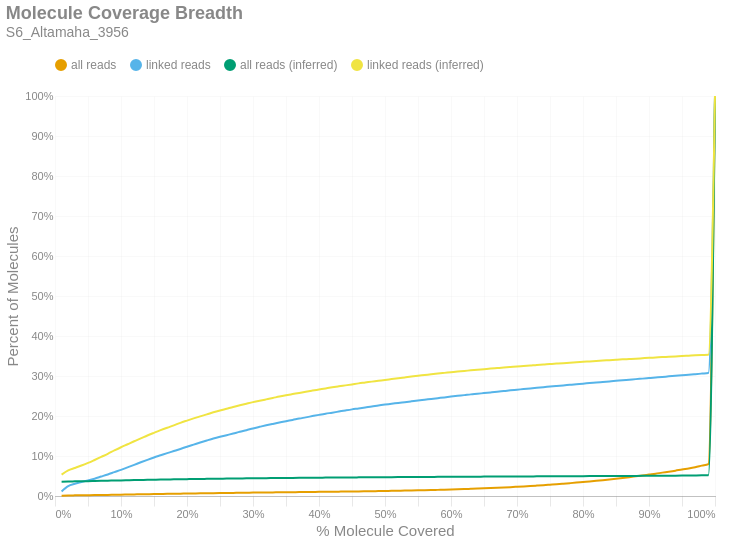

The cell this chart's notebook holds for it:
### Markdown cell above
### Molecule Read Coverage
This chart shows molecule coverage breadth as computed by the number of bases aligned to that molecule. In other words, "*how much of each unique long molecule is actually sequenced/aligned?*" Keep in mind there is a distinction between sequences and alignments, since some sequences belonging to a particular molecule may not align well and wouldn't appear in the alignment data. This chart also shows molecule coverage breadth as computed by the *inferred fragment* from which the aligned sequences originate. Unlike read coverage, this calculation takes into account the total insert size, including unsequenced gaps between the forward and reverse reads. Like the previous figures, these are cumulative percents.

### Code cell
if SKIPLR:
    print_html(f"Skipped")
else:
    binned_df = consolidated_hist(valids['coverage_bp'], mask, 0.01, True)
    binned_df_inf = consolidated_hist(valids['coverage_inserts'], mask, 0.01, True)
    binned_df = binned_df.with_columns(pl.lit(binned_df_inf['all reads (cumsum)']).alias('all reads (inferred)'))
    binned_df = binned_df.with_columns(pl.lit(binned_df_inf['linked reads (cumsum)']).alias('linked reads (inferred)'))
    binned_df = binned_df.with_columns(
        (pl.col('bin').cast(pl.Float64) + 0.01).alias('right_edge')
    )

    with SafeRender(binned_df):
        (
            density_plot(binned_df, 'Molecule Coverage Breadth', samplename, 'molcov', ['all reads (inferred)','linked reads (inferred)'])
            .encode(
                #x=alt.X('bin:Q', title="% Molecule Covered").axis(format = '%').scale(padding=0),
                x=alt.X('right_edge:Q', title="% Molecule Covered").axis(format='%').scale(padding=0),
                y=alt.Y('value:Q', title='Percent of Molecules')
                    .axis(format='%')
                    .stack(False)
                    .scale(domainMin=0, padding=0),
                color=alt.Color("key:N").scale(domain = ["all reads", "linked reads", "all reads (inferred)", "linked reads (inferred)"]),
                tooltip = [
                    alt.Tooltip("key:N", title = "Data Type"),
                    alt.Tooltip("range_label:N", title="% Molecule Covered"),
                    alt.Tooltip("value:Q", format = ".2%", title="% Molecules")
                ]
            )
        ).display()

### Figure 1 — Vega-Lite specification as saved in the notebook (floating-point values rounded to 4 significant figures)
{"width": "container", "height": 400, "config": {"title": {"anchor": "start", "dy": -15, "fontSize": 18, "color": "#888888", "subtitleColor": "#888888", "subtitleFontSize": 14}, "arc": {"fill": "#0072B2"}, "axis": {"domainColor": "#888888", "domainWidth": 0.5, "gridWidth": 0.2, "grid": false, "titleFontWeight": 400, "titleFontSize": 15, "labelFontSize": 11, "labelColor": "#888888", "tickColor": "#888888", "tickWidth": 0.2, "titleColor": "#888888"}, "axisBand": {"grid": false}, "axisX": {"grid": true, "tickSize": 10, "domainCap": "round"}, "axisY": {"domain": false, "grid": true, "tickSize": 0, "domainCap": "round"}, "background": "transparent", "header": {"labelFontSize": 15, "labelColor": "#888888", "titleFontSize": 15, "titleFontWeight": 600, "titleColor": "#888888"}, "legend": {"labelFont": "sans-serif", "labelFontSize": 12, "labelColor": "#888888", "symbolSize": 100, "symbolType": "circle", "titleFontSize": 12, "titlePadding": 10, "titleColor": "#888888", "title": null, "orient": "top"}, "range": {"category": ["#E69F00", "#56B4E9", "#009E73", "#F0E442", "#0072B2", "#D55E00", "#CC79A7", "#000000"], "diverging": ["#cfe8f3", "#a2d4ec", "#73bfe2", "#46abdb", "#1696d2", "#12719e"]}, "area": {"fill": "#0072B2", "fillOpacity": 0.7, "line": true, "strokeOpacity": 0.7}, "line": {"color": "#0072B2", "stroke": "#0072B2", "strokeWidth": 2}, "trail": {"color": "#0072B2", "stroke": "#0072B2", "strokeWidth": 0, "size": 1}, "point": {"filled": true, "fillOpacity": 1.0, "size": 95}, "text": {"color": "#888888", "fontSize": 11, "align": "right", "fontWeight": 400, "size": 11}, "bar": {"fill": "#0072B2", "stroke": null}, "view": {"stroke": null, "continuousWidth": 660, "continuousHeight": 400}}, "data": {"name": "data-1449bc55b8c413b99cd1712946cd27b4"}, "mark": {"type": "line", "interpolate": "monotone", "point": {"opacity": 0, "size": 275}}, "encoding": {"color": {"field": "key", "scale": {"domain": ["all reads", "linked reads", "all reads (inferred)", "linked reads (inferred)"]}, "type": "nominal"}, "tooltip": [{"field": "key", "title": "Data Type", "type": "nominal"}, {"field": "range_label", "title": "% Molecule Covered", "type": "nominal"}, {"field": "value", "format": ".2%", "title": "% Molecules", "type": "quantitative"}], "x": {"axis": {"format": "%"}, "field": "right_edge", "scale": {"padding": 0}, "title": "% Molecule Covered", "type": "quantitative"}, "y": {"axis": {"format": "%"}, "field": "value", "scale": {"domainMin": 0, "padding": 0}, "stack": false, "title": "Percent of Molecules", "type": "quantitative"}}, "params": [{"name": "param_c36ac31b6afebe62", "select": {"type": "point", "fields": ["key"]}, "bind": "legend"}], "title": {"text": "Molecule Coverage Breadth", "subtitle": "S6_Altamaha_3956"}, "transform": [{"fold": ["all reads (cumsum)", "linked reads (cumsum)", "all reads (inferred)", "linked reads (inferred)"]}, {"calculate": "replace(datum.key, ' (cumsum)', '')", "as": "key"}, {"filter": {"param": "param_c36ac31b6afebe62"}}], "usermeta": {"embedOptions": {"downloadFileName": "S6_Altamaha_3956.molcov"}}, "$schema": "https://vega.github.io/schema/vega-lite/v6.1.0.json", "datasets": {"data-1449bc55b8c413b99cd1712946cd27b4": [{"bin": "0.0", "interval": "0.0-0.01", "all reads": 0.0006025, "linked reads": 0.01151, "all reads (cumsum)": 0.0006025, "linked reads (cumsum)": 0.01151, "range_label": "0.0-0.01", "all reads (inferred)": 0.0358, "linked reads (inferred)": 0.05348, "right_edge": 0.01}, {"bin": "0.01", "interval": "0.01-0.02", "all reads": 0.0006587, "linked reads": 0.01327, "all reads (cumsum)": 0.001261, "linked reads (cumsum)": 0.02478, "range_label": "0.01-0.02", "all reads (inferred)": 0.0363, "linked reads (inferred)": 0.06416, "right_edge": 0.02}, {"bin": "0.02", "interval": "0.02-0.03", "all reads": 0.0003041, "linked reads": 0.00579, "all reads (cumsum)": 0.001565, "linked reads (cumsum)": 0.03057, "range_label": "0.02-0.03", "all reads (inferred)": 0.03658, "linked reads (inferred)": 0.0701, "right_edge": 0.03}, {"bin": "0.03", "interval": "0.03-0.04", "all reads": 0.0002348, "linked reads": 0.004254, "all reads (cumsum)": 0.0018, "linked reads (cumsum)": 0.03483, "range_label": "0.03-0.04", "all reads (inferred)": 0.03687, "linked reads (inferred)": 0.07612, "right_edge": 0.04}, {"bin": "0.04", "interval": "0.04-0.05", "all reads": 0.0002233, "linked reads": 0.004164, "all reads (cumsum)": 0.002023, "linked reads (cumsum)": 0.03899, "range_label": "0.04-0.05", "all reads (inferred)": 0.03719, "linked reads (inferred)": 0.08263, "right_edge": 0.05}, {"bin": "0.05", "interval": "0.05-0.06", "all reads": 0.0002314, "linked reads": 0.004322, "all reads (cumsum)": 0.002255, "linked reads (cumsum)": 0.04331, "range_label": "0.05-0.06", "all reads (inferred)": 0.03754, "linked reads (inferred)": 0.09007, "right_edge": 0.06}, {"bin": "0.06", "interval": "0.06-0.07", "all reads": 0.0002652, "linked reads": 0.005265, "all reads (cumsum)": 0.00252, "linked reads (cumsum)": 0.04858, "range_label": "0.06-0.07", "all reads (inferred)": 0.03791, "linked reads (inferred)": 0.09778, "right_edge": 0.07}, {"bin": "0.07", "interval": "0.07-0.08", "all reads": 0.0002625, "linked reads": 0.005295, "all reads (cumsum)": 0.002783, "linked reads (cumsum)": 0.05387, "range_label": "0.07-0.08", "all reads (inferred)": 0.03827, "linked reads (inferred)": 0.1055, "right_edge": 0.08}, {"bin": "0.08", "interval": "0.08-0.09", "all reads": 0.0002893, "linked reads": 0.005812, "all reads (cumsum)": 0.003072, "linked reads (cumsum)": 0.05969, "range_label": "0.08-0.09", "all reads (inferred)": 0.03866, "linked reads (inferred)": 0.1138, "right_edge": 0.09}, {"bin": "0.09", "interval": "0.09-0.1", "all reads": 0.0002859, "linked reads": 0.00573, "all reads (cumsum)": 0.003358, "linked reads (cumsum)": 0.06542, "range_label": "0.09-0.1", "all reads (inferred)": 0.03903, "linked reads (inferred)": 0.1218, "right_edge": 0.1}, {"bin": "0.1", "interval": "0.1-0.11", "all reads": 0.0003065, "linked reads": 0.006231, "all reads (cumsum)": 0.003664, "linked reads (cumsum)": 0.07165, "range_label": "0.1-0.11", "all reads (inferred)": 0.03939, "linked reads (inferred)": 0.1293, "right_edge": 0.11}, {"bin": "0.11", "interval": "0.11-0.12", "all reads": 0.0003052, "linked reads": 0.006284, "all reads (cumsum)": 0.003969, "linked reads (cumsum)": 0.07793, "range_label": "0.11-0.12", "all reads (inferred)": 0.03974, "linked reads (inferred)": 0.1369, "right_edge": 0.12}, {"bin": "0.12", "interval": "0.12-0.13", "all reads": 0.0003126, "linked reads": 0.006404, "all reads (cumsum)": 0.004282, "linked reads (cumsum)": 0.08433, "range_label": "0.12-0.13", "all reads (inferred)": 0.04007, "linked reads (inferred)": 0.144, "right_edge": 0.13}, {"bin": "0.13", "interval": "0.13-0.14", "all reads": 0.0002957, "linked reads": 0.006112, "all reads (cumsum)": 0.004578, "linked reads (cumsum)": 0.09045, "range_label": "0.13-0.14", "all reads (inferred)": 0.04041, "linked reads (inferred)": 0.1512, "right_edge": 0.14}, {"bin": "0.14", "interval": "0.14-0.15", "all reads": 0.0002899, "linked reads": 0.005849, "all reads (cumsum)": 0.004868, "linked reads (cumsum)": 0.0963, "range_label": "0.14-0.15", "all reads (inferred)": 0.04072, "linked reads (inferred)": 0.158, "right_edge": 0.15}, {"bin": "0.15", "interval": "0.15-0.16", "all reads": 0.0002635, "linked reads": 0.005415, "all reads (cumsum)": 0.005131, "linked reads (cumsum)": 0.1017, "range_label": "0.15-0.16", "all reads (inferred)": 0.04103, "linked reads (inferred)": 0.1646, "right_edge": 0.16}, {"bin": "0.16", "interval": "0.16-0.17", "all reads": 0.00027, "linked reads": 0.00543, "all reads (cumsum)": 0.005401, "linked reads (cumsum)": 0.1071, "range_label": "0.16-0.17", "all reads (inferred)": 0.04132, "linked reads (inferred)": 0.1708, "right_edge": 0.17}, {"bin": "0.17", "interval": "0.17-0.18", "all reads": 0.0002591, "linked reads": 0.00525, "all reads (cumsum)": 0.00566, "linked reads (cumsum)": 0.1124, "range_label": "0.17-0.18", "all reads (inferred)": 0.0416, "linked reads (inferred)": 0.1767, "right_edge": 0.18}, {"bin": "0.18", "interval": "0.18-0.19", "all reads": 0.0002581, "linked reads": 0.00528, "all reads (cumsum)": 0.005918, "linked reads (cumsum)": 0.1177, "range_label": "0.18-0.19", "all reads (inferred)": 0.04189, "linked reads (inferred)": 0.183, "right_edge": 0.19}, {"bin": "0.19", "interval": "0.19-0.2", "all reads": 0.0002673, "linked reads": 0.00555, "all reads (cumsum)": 0.006186, "linked reads (cumsum)": 0.1232, "range_label": "0.19-0.2", "all reads (inferred)": 0.04215, "linked reads (inferred)": 0.1886, "right_edge": 0.2}, {"bin": "0.2", "interval": "0.2-0.21", "all reads": 0.0002541, "linked reads": 0.00528, "all reads (cumsum)": 0.00644, "linked reads (cumsum)": 0.1285, "range_label": "0.2-0.21", "all reads (inferred)": 0.04241, "linked reads (inferred)": 0.194, "right_edge": 0.21}, {"bin": "0.21", "interval": "0.21-0.22", "all reads": 0.0002537, "linked reads": 0.005258, "all reads (cumsum)": 0.006694, "linked reads (cumsum)": 0.1338, "range_label": "0.21-0.22", "all reads (inferred)": 0.04265, "linked reads (inferred)": 0.1991, "right_edge": 0.22}, {"bin": "0.22", "interval": "0.22-0.23", "all reads": 0.0002395, "linked reads": 0.004988, "all reads (cumsum)": 0.006933, "linked reads (cumsum)": 0.1387, "range_label": "0.22-0.23", "all reads (inferred)": 0.04288, "linked reads (inferred)": 0.2041, "right_edge": 0.23}, {"bin": "0.23", "interval": "0.23-0.24", "all reads": 0.0002372, "linked reads": 0.004846, "all reads (cumsum)": 0.00717, "linked reads (cumsum)": 0.1436, "range_label": "0.23-0.24", "all reads (inferred)": 0.04312, "linked reads (inferred)": 0.2092, "right_edge": 0.24}, {"bin": "0.24", "interval": "0.24-0.25", "all reads": 0.0002152, "linked reads": 0.004404, "all reads (cumsum)": 0.007385, "linked reads (cumsum)": 0.148, "range_label": "0.24-0.25", "all reads (inferred)": 0.04334, "linked reads (inferred)": 0.2139, "right_edge": 0.25}, {"bin": "0.25", "interval": "0.25-0.26", "all reads": 0.0002081, "linked reads": 0.004112, "all reads (cumsum)": 0.007593, "linked reads (cumsum)": 0.1521, "range_label": "0.25-0.26", "all reads (inferred)": 0.04354, "linked reads (inferred)": 0.2182, "right_edge": 0.26}, {"bin": "0.26", "interval": "0.26-0.27", "all reads": 0.0002074, "linked reads": 0.004104, "all reads (cumsum)": 0.007801, "linked reads (cumsum)": 0.1562, "range_label": "0.26-0.27", "all reads (inferred)": 0.04375, "linked reads (inferred)": 0.2227, "right_edge": 0.27}, {"bin": "0.27", "interval": "0.27-0.28", "all reads": 0.0002175, "linked reads": 0.004367, "all reads (cumsum)": 0.008018, "linked reads (cumsum)": 0.1606, "range_label": "0.27-0.28", "all reads (inferred)": 0.04394, "linked reads (inferred)": 0.2267, "right_edge": 0.28}, {"bin": "0.28", "interval": "0.28-0.29", "all reads": 0.0002003, "linked reads": 0.004015, "all reads (cumsum)": 0.008219, "linked reads (cumsum)": 0.1646, "range_label": "0.28-0.29", "all reads (inferred)": 0.04413, "linked reads (inferred)": 0.2308, "right_edge": 0.29}, {"bin": "0.29", "interval": "0.29-0.3", "all reads": 0.0002223, "linked reads": 0.004381, "all reads (cumsum)": 0.008441, "linked reads (cumsum)": 0.169, "range_label": "0.29-0.3", "all reads (inferred)": 0.04431, "linked reads (inferred)": 0.2347, "right_edge": 0.3}, {"bin": "0.3", "interval": "0.3-0.31", "all reads": 0.0002098, "linked reads": 0.003917, "all reads (cumsum)": 0.008651, "linked reads (cumsum)": 0.1729, "range_label": "0.3-0.31", "all reads (inferred)": 0.04447, "linked reads (inferred)": 0.2381, "right_edge": 0.31}, {"bin": "0.31", "interval": "0.31-0.32", "all reads": 0.0001989, "linked reads": 0.003805, "all reads (cumsum)": 0.00885, "linked reads (cumsum)": 0.1767, "range_label": "0.31-0.32", "all reads (inferred)": 0.04463, "linked reads (inferred)": 0.2415, "right_edge": 0.32}, {"bin": "0.32", "interval": "0.32-0.33", "all reads": 0.0001854, "linked reads": 0.003505, "all reads (cumsum)": 0.009035, "linked reads (cumsum)": 0.1802, "range_label": "0.32-0.33", "all reads (inferred)": 0.0448, "linked reads (inferred)": 0.245, "right_edge": 0.33}, {"bin": "0.33", "interval": "0.33-0.34", "all reads": 0.0001796, "linked reads": 0.003378, "all reads (cumsum)": 0.009215, "linked reads (cumsum)": 0.1836, "range_label": "0.33-0.34", "all reads (inferred)": 0.04497, "linked reads (inferred)": 0.2487, "right_edge": 0.34}, {"bin": "0.34", "interval": "0.34-0.35", "all reads": 0.0001915, "linked reads": 0.003385, "all reads (cumsum)": 0.009406, "linked reads (cumsum)": 0.187, "range_label": "0.34-0.35", "all reads (inferred)": 0.04513, "linked reads (inferred)": 0.2518, "right_edge": 0.35}, {"bin": "0.35", "interval": "0.35-0.36", "all reads": 0.00018, "linked reads": 0.003198, "all reads (cumsum)": 0.009586, "linked reads (cumsum)": 0.1902, "range_label": "0.35-0.36", "all reads (inferred)": 0.04527, "linked reads (inferred)": 0.2548, "right_edge": 0.36}, {"bin": "0.36", "interval": "0.36-0.37", "all reads": 0.0001854, "linked reads": 0.003393, "all reads (cumsum)": 0.009771, "linked reads (cumsum)": 0.1936, "range_label": "0.36-0.37", "all reads (inferred)": 0.04541, "linked reads (inferred)": 0.2577, "right_edge": 0.37}, {"bin": "0.37", "interval": "0.37-0.38", "all reads": 0.0001756, "linked reads": 0.003018, "all reads (cumsum)": 0.009947, "linked reads (cumsum)": 0.1966, "range_label": "0.37-0.38", "all reads (inferred)": 0.04556, "linked reads (inferred)": 0.2607, "right_edge": 0.38}, {"bin": "0.38", "interval": "0.38-0.39", "all reads": 0.0001891, "linked reads": 0.003161, "all reads (cumsum)": 0.01014, "linked reads (cumsum)": 0.1997, "range_label": "0.38-0.39", "all reads (inferred)": 0.04569, "linked reads (inferred)": 0.2635, "right_edge": 0.39}, {"bin": "0.39", "interval": "0.39-0.4", "all reads": 0.0001952, "linked reads": 0.003116, "all reads (cumsum)": 0.01033, "linked reads (cumsum)": 0.2029, "range_label": "0.39-0.4", "all reads (inferred)": 0.04583, "linked reads (inferred)": 0.2662, "right_edge": 0.4}, {"bin": "0.4", "interval": "0.4-0.41", "all reads": 0.000202, "linked reads": 0.002951, "all reads (cumsum)": 0.01053, "linked reads (cumsum)": 0.2058, "range_label": "0.4-0.41", "all reads (inferred)": 0.04596, "linked reads (inferred)": 0.2689, "right_edge": 0.41}, {"bin": "0.41", "interval": "0.41-0.42", "all reads": 0.0001874, "linked reads": 0.002554, "all reads (cumsum)": 0.01072, "linked reads (cumsum)": 0.2084, "range_label": "0.41-0.42", "all reads (inferred)": 0.04609, "linked reads (inferred)": 0.2716, "right_edge": 0.42}, {"bin": "0.42", "interval": "0.42-0.43", "all reads": 0.0002013, "linked reads": 0.002771, "all reads (cumsum)": 0.01092, "linked reads (cumsum)": 0.2111, "range_label": "0.42-0.43", "all reads (inferred)": 0.04621, "linked reads (inferred)": 0.2741, "right_edge": 0.43}, {"bin": "0.43", "interval": "0.43-0.44", "all reads": 0.0002118, "linked reads": 0.002801, "all reads (cumsum)": 0.01113, "linked reads (cumsum)": 0.2139, "range_label": "0.43-0.44", "all reads (inferred)": 0.04633, "linked reads (inferred)": 0.2766, "right_edge": 0.44}, {"bin": "0.44", "interval": "0.44-0.45", "all reads": 0.0002155, "linked reads": 0.002659, "all reads (cumsum)": 0.01135, "linked reads (cumsum)": 0.2166, "range_label": "0.44-0.45", "all reads (inferred)": 0.04645, "linked reads (inferred)": 0.279, "right_edge": 0.45}, {"bin": "0.45", "interval": "0.45-0.46", "all reads": 0.0002118, "linked reads": 0.002292, "all reads (cumsum)": 0.01156, "linked reads (cumsum)": 0.2189, "range_label": "0.45-0.46", "all reads (inferred)": 0.04658, "linked reads (inferred)": 0.2816, "right_edge": 0.46}, {"bin": "0.46", "interval": "0.46-0.47", "all reads": 0.0002304, "linked reads": 0.002449, "all reads (cumsum)": 0.01179, "linked reads (cumsum)": 0.2213, "range_label": "0.46-0.47", "all reads (inferred)": 0.04669, "linked reads (inferred)": 0.2837, "right_edge": 0.47}, {"bin": "0.47", "interval": "0.47-0.48", "all reads": 0.0002328, "linked reads": 0.002292, "all reads (cumsum)": 0.01202, "linked reads (cumsum)": 0.2236, "range_label": "0.47-0.48", "all reads (inferred)": 0.0468, "linked reads (inferred)": 0.2859, "right_edge": 0.48}, {"bin": "0.48", "interval": "0.48-0.49", "all reads": 0.0002706, "linked reads": 0.002666, "all reads (cumsum)": 0.01229, "linked reads (cumsum)": 0.2263, "range_label": "0.48-0.49", "all reads (inferred)": 0.04691, "linked reads (inferred)": 0.288, "right_edge": 0.49}, {"bin": "0.49", "interval": "0.49-0.5", "all reads": 0.0002767, "linked reads": 0.002217, "all reads (cumsum)": 0.01257, "linked reads (cumsum)": 0.2285, "range_label": "0.49-0.5", "all reads (inferred)": 0.04702, "linked reads (inferred)": 0.2903, "right_edge": 0.5}, {"bin": "0.5", "interval": "0.5-0.51", "all reads": 0.0002568, "linked reads": 0.001992, "all reads (cumsum)": 0.01283, "linked reads (cumsum)": 0.2305, "range_label": "0.5-0.51", "all reads (inferred)": 0.04712, "linked reads (inferred)": 0.2922, "right_edge": 0.51}, {"bin": "0.51", "interval": "0.51-0.52", "all reads": 0.0003112, "linked reads": 0.00218, "all reads (cumsum)": 0.01314, "linked reads (cumsum)": 0.2327, "range_label": "0.51-0.52", "all reads (inferred)": 0.04723, "linked reads (inferred)": 0.2942, "right_edge": 0.52}, {"bin": "0.52", "interval": "0.52-0.53", "all reads": 0.0003021, "linked reads": 0.001992, "all reads (cumsum)": 0.01344, "linked reads (cumsum)": 0.2347, "range_label": "0.52-0.53", "all reads (inferred)": 0.04733, "linked reads (inferred)": 0.2964, "right_edge": 0.53}, {"bin": "0.53", "interval": "0.53-0.54", "all reads": 0.0003258, "linked reads": 0.00206, "all reads (cumsum)": 0.01377, "linked reads (cumsum)": 0.2367, "range_label": "0.53-0.54", "all reads (inferred)": 0.04745, "linked reads (inferred)": 0.2985, "right_edge": 0.54}, {"bin": "0.54", "interval": "0.54-0.55", "all reads": 0.0003573, "linked reads": 0.00209, "all reads (cumsum)": 0.01412, "linked reads (cumsum)": 0.2388, "range_label": "0.54-0.55", "all reads (inferred)": 0.04756, "linked reads (inferred)": 0.3006, "right_edge": 0.55}, {"bin": "0.55", "interval": "0.55-0.56", "all reads": 0.0003721, "linked reads": 0.001925, "all reads (cumsum)": 0.0145, "linked reads (cumsum)": 0.2407, "range_label": "0.55-0.56", "all reads (inferred)": 0.04765, "linked reads (inferred)": 0.3025, "right_edge": 0.56}, {"bin": "0.56", "interval": "0.56-0.57", "all reads": 0.0003928, "linked reads": 0.001955, "all reads (cumsum)": 0.01489, "linked reads (cumsum)": 0.2427, "range_label": "0.56-0.57", "all reads (inferred)": 0.04776, "linked reads (inferred)": 0.3044, "right_edge": 0.57}, {"bin": "0.57", "interval": "0.57-0.58", "all reads": 0.0004226, "linked reads": 0.001925, "all reads (cumsum)": 0.01531, "linked reads (cumsum)": 0.2446, "range_label": "0.57-0.58", "all reads (inferred)": 0.04785, "linked reads (inferred)": 0.3062, "right_edge": 0.58}, {"bin": "0.58", "interval": "0.58-0.59", "all reads": 0.0004236, "linked reads": 0.001902, "all reads (cumsum)": 0.01574, "linked reads (cumsum)": 0.2465, "range_label": "0.58-0.59", "all reads (inferred)": 0.04794, "linked reads (inferred)": 0.3078, "right_edge": 0.59}, {"bin": "0.59", "interval": "0.59-0.6", "all reads": 0.0004753, "linked reads": 0.002052, "all reads (cumsum)": 0.01621, "linked reads (cumsum)": 0.2486, "range_label": "0.59-0.6", "all reads (inferred)": 0.04803, "linked reads (inferred)": 0.3094, "right_edge": 0.6}, {"bin": "0.6", "interval": "0.6-0.61", "all reads": 0.0005044, "linked reads": 0.00188, "all reads (cumsum)": 0.01672, "linked reads (cumsum)": 0.2505, "range_label": "0.6-0.61", "all reads (inferred)": 0.04812, "linked reads (inferred)": 0.3111, "right_edge": 0.61}, {"bin": "0.61", "interval": "0.61-0.62", "all reads": 0.0005396, "linked reads": 0.00173, "all reads (cumsum)": 0.01726, "linked reads (cumsum)": 0.2522, "range_label": "0.61-0.62", "all reads (inferred)": 0.0482, "linked reads (inferred)": 0.3126, "right_edge": 0.62}, {"bin": "0.62", "interval": "0.62-0.63", "all reads": 0.0005968, "linked reads": 0.001865, "all reads (cumsum)": 0.01785, "linked reads (cumsum)": 0.2541, "range_label": "0.62-0.63", "all reads (inferred)": 0.04829, "linked reads (inferred)": 0.3142, "right_edge": 0.63}, {"bin": "0.63", "interval": "0.63-0.64", "all reads": 0.0006079, "linked reads": 0.001535, "all reads (cumsum)": 0.01846, "linked reads (cumsum)": 0.2556, "range_label": "0.63-0.64", "all reads (inferred)": 0.04838, "linked reads (inferred)": 0.3158, "right_edge": 0.64}, {"bin": "0.64", "interval": "0.64-0.65", "all reads": 0.0006377, "linked reads": 0.001678, "all reads (cumsum)": 0.0191, "linked reads (cumsum)": 0.2573, "range_label": "0.64-0.65", "all reads (inferred)": 0.04846, "linked reads (inferred)": 0.3172, "right_edge": 0.65}, {"bin": "0.65", "interval": "0.65-0.66", "all reads": 0.0006925, "linked reads": 0.001625, "all reads (cumsum)": 0.01979, "linked reads (cumsum)": 0.2589, "range_label": "0.65-0.66", "all reads (inferred)": 0.04855, "linked reads (inferred)": 0.3187, "right_edge": 0.66}, {"bin": "0.66", "interval": "0.66-0.67", "all reads": 0.0007467, "linked reads": 0.001663, "all reads (cumsum)": 0.02054, "linked reads (cumsum)": 0.2606, "range_label": "0.66-0.67", "all reads (inferred)": 0.04862, "linked reads (inferred)": 0.3199, "right_edge": 0.67}, {"bin": "0.67", "interval": "0.67-0.68", "all reads": 0.0007947, "linked reads": 0.00179, "all reads (cumsum)": 0.02133, "linked reads (cumsum)": 0.2623, "range_label": "0.67-0.68", "all reads (inferred)": 0.0487, "linked reads (inferred)": 0.3211, "right_edge": 0.68}, {"bin": "0.68", "interval": "0.68-0.69", "all reads": 0.0008366, "linked reads": 0.00176, "all reads (cumsum)": 0.02217, "linked reads (cumsum)": 0.2641, "range_label": "0.68-0.69", "all reads (inferred)": 0.04878, "linked reads (inferred)": 0.3224, "right_edge": 0.69}, {"bin": "0.69", "interval": "0.69-0.7", "all reads": 0.0009124, "linked reads": 0.001618, "all reads (cumsum)": 0.02308, "linked reads (cumsum)": 0.2657, "range_label": "0.69-0.7", "all reads (inferred)": 0.04886, "linked reads (inferred)": 0.3238, "right_edge": 0.7}, {"bin": "0.7", "interval": "0.7-0.71", "all reads": 0.0009327, "linked reads": 0.001663, "all reads (cumsum)": 0.02401, "linked reads (cumsum)": 0.2674, "range_label": "0.7-0.71", "all reads (inferred)": 0.04894, "linked reads (inferred)": 0.325, "right_edge": 0.71}, {"bin": "0.71", "interval": "0.71-0.72", "all reads": 0.0009635, "linked reads": 0.001618, "all reads (cumsum)": 0.02498, "linked reads (cumsum)": 0.269, "range_label": "0.71-0.72", "all reads (inferred)": 0.04902, "linked reads (inferred)": 0.3263, "right_edge": 0.72}, {"bin": "0.72", "interval": "0.72-0.73", "all reads": 0.001035, "linked reads": 0.001535, "all reads (cumsum)": 0.02601, "linked reads (cumsum)": 0.2705, "range_label": "0.72-0.73", "all reads (inferred)": 0.0491, "linked reads (inferred)": 0.3277, "right_edge": 0.73}, {"bin": "0.73", "interval": "0.73-0.74", "all reads": 0.001069, "linked reads": 0.001453, "all reads (cumsum)": 0.02708, "linked reads (cumsum)": 0.272, "range_label": "0.73-0.74", "all reads (inferred)": 0.04918, "linked reads (inferred)": 0.3288, "right_edge": 0.74}, {"bin": "0.74", "interval": "0.74-0.75", "all reads": 0.00117, "linked reads": 0.001558, "all reads (cumsum)": 0.02825, "linked reads (cumsum)": 0.2735, "range_label": "0.74-0.75", "all reads (inferred)": 0.04927, "linked reads (inferred)": 0.3301, "right_edge": 0.75}, {"bin": "0.75", "interval": "0.75-0.76", "all reads": 0.001179, "linked reads": 0.00149, "all reads (cumsum)": 0.02943, "linked reads (cumsum)": 0.275, "range_label": "0.75-0.76", "all reads (inferred)": 0.04933, "linked reads (inferred)": 0.3311, "right_edge": 0.76}, {"bin": "0.76", "interval": "0.76-0.77", "all reads": 0.001293, "linked reads": 0.00146, "all reads (cumsum)": 0.03072, "linked reads (cumsum)": 0.2765, "range_label": "0.76-0.77", "all reads (inferred)": 0.0494, "linked reads (inferred)": 0.332, "right_edge": 0.77}, {"bin": "0.77", "interval": "0.77-0.78", "all reads": 0.001339, "linked reads": 0.001423, "all reads (cumsum)": 0.03206, "linked reads (cumsum)": 0.2779, "range_label": "0.77-0.78", "all reads (inferred)": 0.04948, "linked reads (inferred)": 0.3332, "right_edge": 0.78}, {"bin": "0.78", "interval": "0.78-0.79", "all reads": 0.001389, "linked reads": 0.001438, "all reads (cumsum)": 0.03345, "linked reads (cumsum)": 0.2794, "range_label": "0.78-0.79", "all reads (inferred)": 0.04955, "linked reads (inferred)": 0.3342, "right_edge": 0.79}, {"bin": "0.79", "interval": "0.79-0.8", "all reads": 0.00151, "linked reads": 0.00155, "all reads (cumsum)": 0.03496, "linked reads (cumsum)": 0.2809, "range_label": "0.79-0.8", "all reads (inferred)": 0.04964, "linked reads (inferred)": 0.3354, "right_edge": 0.8}, {"bin": "0.8", "interval": "0.8-0.81", "all reads": 0.001446, "linked reads": 0.001311, "all reads (cumsum)": 0.03641, "linked reads (cumsum)": 0.2822, "range_label": "0.8-0.81", "all reads (inferred)": 0.04972, "linked reads (inferred)": 0.3364, "right_edge": 0.81}, {"bin": "0.81", "interval": "0.81-0.82", "all reads": 0.00158, "linked reads": 0.001498, "all reads (cumsum)": 0.03799, "linked reads (cumsum)": 0.2837, "range_label": "0.81-0.82", "all reads (inferred)": 0.0498, "linked reads (inferred)": 0.3376, "right_edge": 0.82}, {"bin": "0.82", "interval": "0.82-0.83", "all reads": 0.001655, "linked reads": 0.001371, "all reads (cumsum)": 0.03964, "linked reads (cumsum)": 0.2851, "range_label": "0.82-0.83", "all reads (inferred)": 0.04988, "linked reads (inferred)": 0.3386, "right_edge": 0.83}, {"bin": "0.83", "interval": "0.83-0.84", "all reads": 0.001734, "linked reads": 0.001386, "all reads (cumsum)": 0.04138, "linked reads (cumsum)": 0.2865, "range_label": "0.83-0.84", "all reads (inferred)": 0.04995, "linked reads (inferred)": 0.3396, "right_edge": 0.84}, {"bin": "0.84", "interval": "0.84-0.85", "all reads": 0.001791, "linked reads": 0.001401, "all reads (cumsum)": 0.04317, "linked reads (cumsum)": 0.2879, "range_label": "0.84-0.85", "all reads (inferred)": 0.05003, "linked reads (inferred)": 0.3406, "right_edge": 0.85}, {"bin": "0.85", "interval": "0.85-0.86", "all reads": 0.001895, "linked reads": 0.001528, "all reads (cumsum)": 0.04506, "linked reads (cumsum)": 0.2894, "range_label": "0.85-0.86", "all reads (inferred)": 0.05011, "linked reads (inferred)": 0.3416, "right_edge": 0.86}, {"bin": "0.86", "interval": "0.86-0.87", "all reads": 0.002015, "linked reads": 0.001333, "all reads (cumsum)": 0.04708, "linked reads (cumsum)": 0.2907, "range_label": "0.86-0.87", "all reads (inferred)": 0.05019, "linked reads (inferred)": 0.3424, "right_edge": 0.87}, {"bin": "0.87", "interval": "0.87-0.88", "all reads": 0.002097, "linked reads": 0.001453, "all reads (cumsum)": 0.04917, "linked reads (cumsum)": 0.2922, "range_label": "0.87-0.88", "all reads (inferred)": 0.05027, "linked reads (inferred)": 0.3433, "right_edge": 0.88}, {"bin": "0.88", "interval": "0.88-0.89", "all reads": 0.002093, "linked reads": 0.001251, "all reads (cumsum)": 0.05127, "linked reads (cumsum)": 0.2934, "range_label": "0.88-0.89", "all reads (inferred)": 0.05036, "linked reads (inferred)": 0.3444, "right_edge": 0.89}, {"bin": "0.89", "interval": "0.89-0.9", "all reads": 0.002305, "linked reads": 0.001356, "all reads (cumsum)": 0.05357, "linked reads (cumsum)": 0.2948, "range_label": "0.89-0.9", "all reads (inferred)": 0.05045, "linked reads (inferred)": 0.3454, "right_edge": 0.9}, {"bin": "0.9", "interval": "0.9-0.91", "all reads": 0.002257, "linked reads": 0.001356, "all reads (cumsum)": 0.05583, "linked reads (cumsum)": 0.2962, "range_label": "0.9-0.91", "all reads (inferred)": 0.05054, "linked reads (inferred)": 0.3463, "right_edge": 0.91}, {"bin": "0.91", "interval": "0.91-0.92", "all reads": 0.002581, "linked reads": 0.001348, "all reads (cumsum)": 0.05841, "linked reads (cumsum)": 0.2975, "range_label": "0.91-0.92", "all reads (inferred)": 0.05065, "linked reads (inferred)": 0.3473, "right_edge": 0.92}, {"bin": "0.92", "interval": "0.92-0.93", "all reads": 0.002359, "linked reads": 0.00158, "all reads (cumsum)": 0.06077, "linked reads (cumsum)": 0.2991, "range_label": "0.92-0.93", "all reads (inferred)": 0.05076, "linked reads (inferred)": 0.3481, "right_edge": 0.93}, {"bin": "0.93", "interval": "0.93-0.94", "all reads": 0.002626, "linked reads": 0.001423, "all reads (cumsum)": 0.0634, "linked reads (cumsum)": 0.3005, "range_label": "0.93-0.94", "all reads (inferred)": 0.05087, "linked reads (inferred)": 0.349, "right_edge": 0.94}, {"bin": "0.94", "interval": "0.94-0.95", "all reads": 0.003007, "linked reads": 0.001266, "all reads (cumsum)": 0.0664, "linked reads (cumsum)": 0.3018, "range_label": "0.94-0.95", "all reads (inferred)": 0.051, "linked reads (inferred)": 0.35, "right_edge": 0.95}, {"bin": "0.95", "interval": "0.95-0.96", "all reads": 0.002614, "linked reads": 0.001483, "all reads (cumsum)": 0.06902, "linked reads (cumsum)": 0.3033, "range_label": "0.95-0.96", "all reads (inferred)": 0.05115, "linked reads (inferred)": 0.3508, "right_edge": 0.96}, {"bin": "0.96", "interval": "0.96-0.97", "all reads": 0.003062, "linked reads": 0.001401, "all reads (cumsum)": 0.07208, "linked reads (cumsum)": 0.3047, "range_label": "0.96-0.97", "all reads (inferred)": 0.05131, "linked reads (inferred)": 0.3517, "right_edge": 0.97}, {"bin": "0.97", "interval": "0.97-0.98", "all reads": 0.00381, "linked reads": 0.001378, "all reads (cumsum)": 0.07589, "linked reads (cumsum)": 0.306, "range_label": "0.97-0.98", "all reads (inferred)": 0.05159, "linked reads (inferred)": 0.3523, "right_edge": 0.98}, {"bin": "0.98", "interval": "0.98-0.99", "all reads": 0.003676, "linked reads": 0.001363, "all reads (cumsum)": 0.07957, "linked reads (cumsum)": 0.3074, "range_label": "0.98-0.99", "all reads (inferred)": 0.0521, "linked reads (inferred)": 0.3529, "right_edge": 0.99}, {"bin": "0.99", "interval": "0.99-1.0", "all reads": 0.9204, "linked reads": 0.6926, "all reads (cumsum)": 1.0, "linked reads (cumsum)": 1.0, "range_label": "0.99-1.0", "all reads (inferred)": 1.0, "linked reads (inferred)": 1.0, "right_edge": 1.0}]}}
